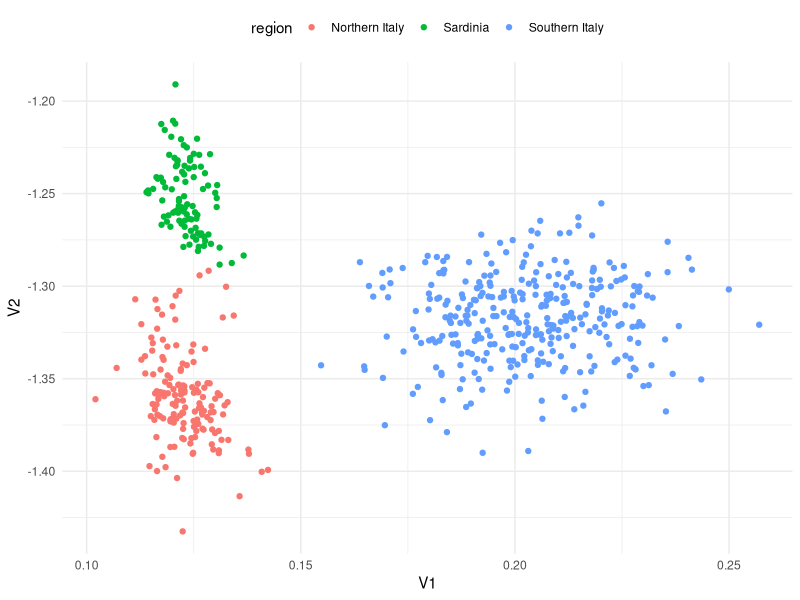
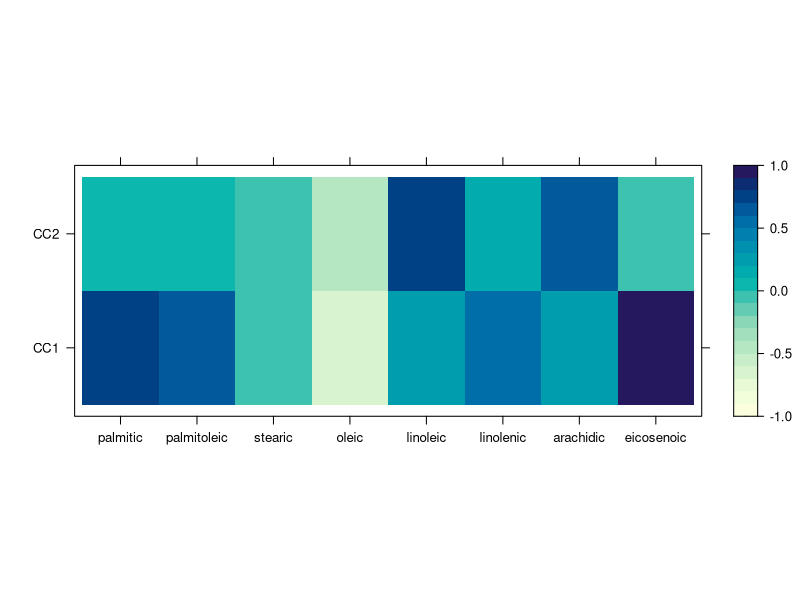
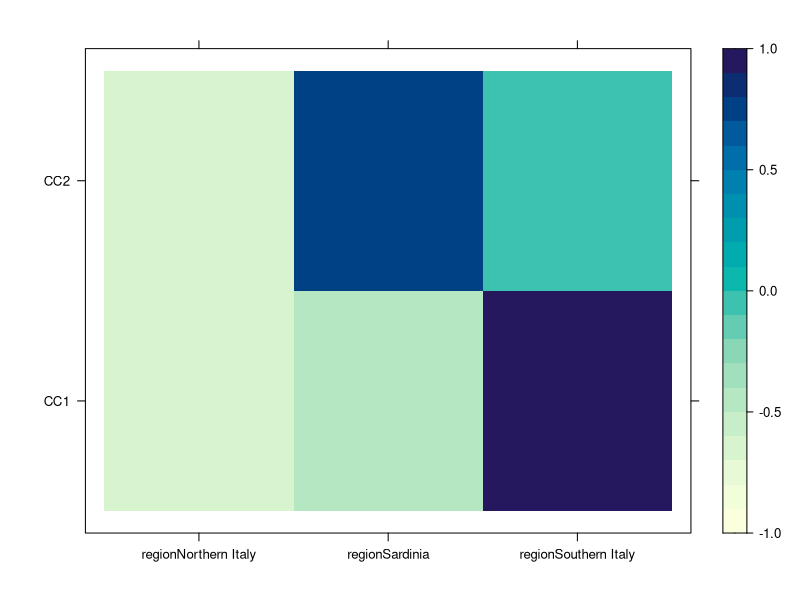
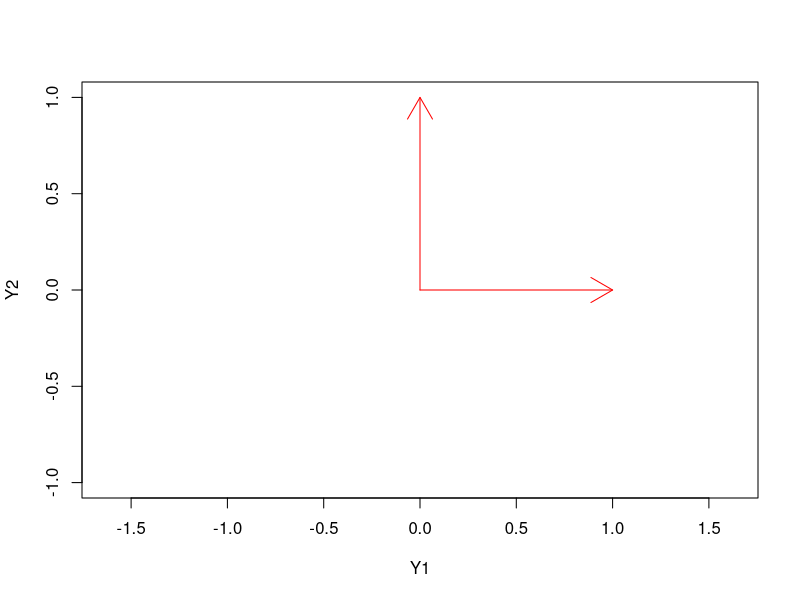
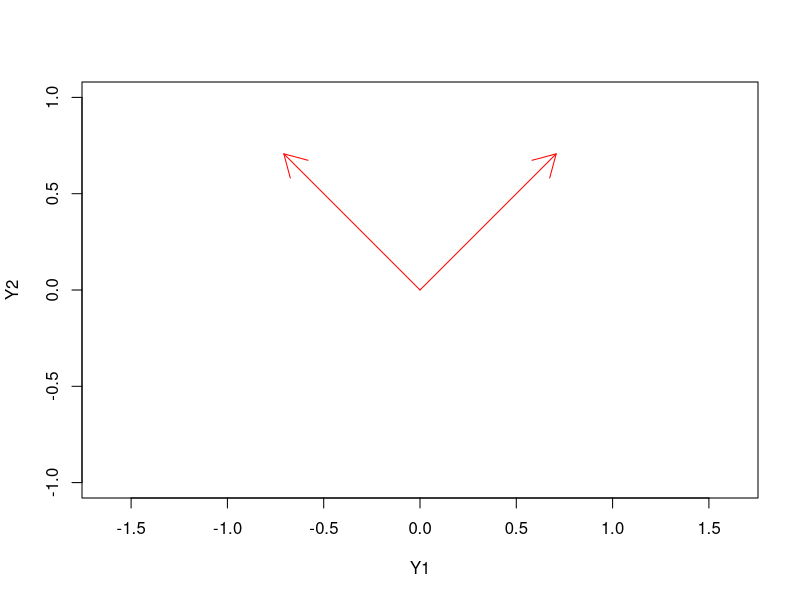
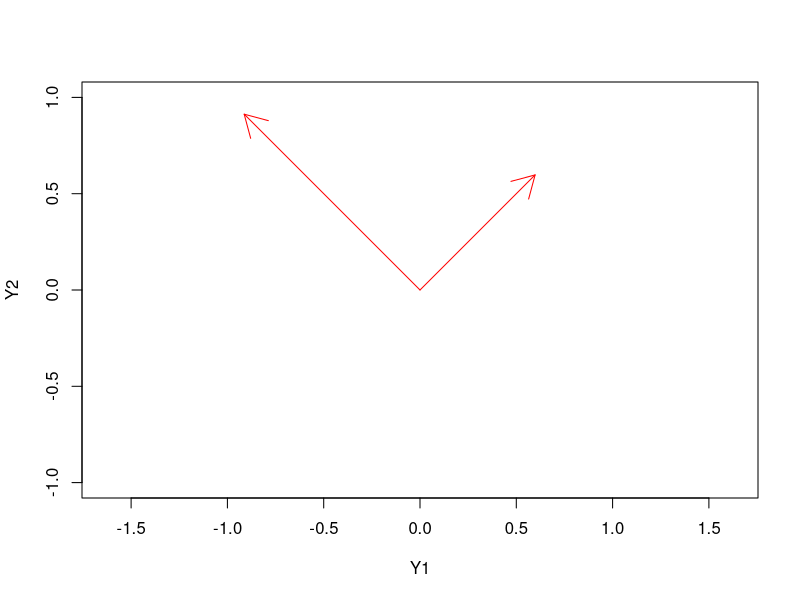
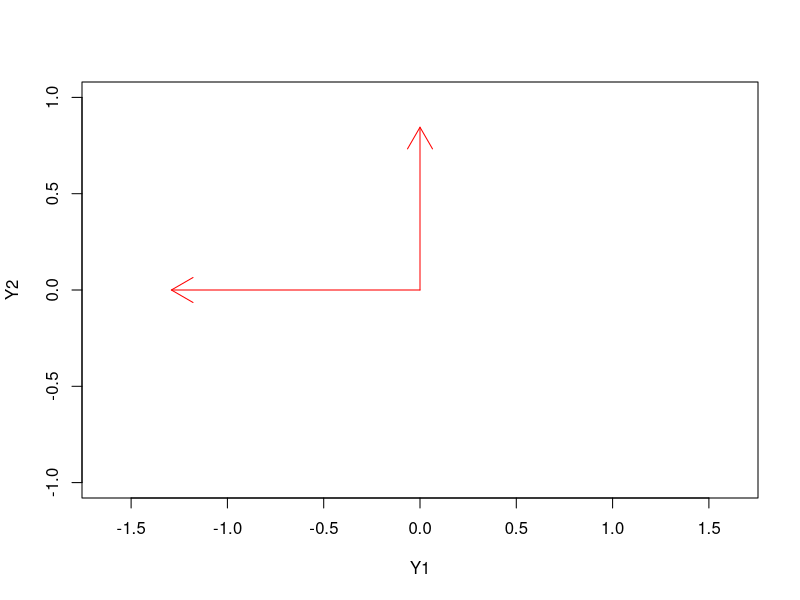
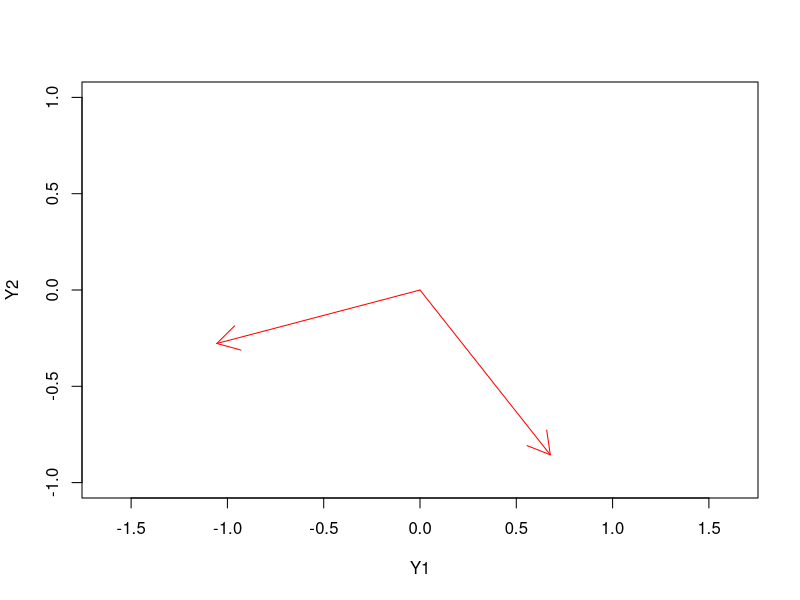

Write the R code that produced these figures, in order.
## ----setup, include=FALSE-----------------------------------------------------
knitr::opts_chunk$set(cache=TRUE)


## -----------------------------------------------------------------------------
Sigma_Y <- matrix(c(1, 0.4, 0.4, 1), ncol = 2)
Sigma_X <- matrix(c(1, 0.2, 0.2, 1), ncol = 2)
Sigma_YX <- matrix(c(0.5, 0.3, 0.6, 0.4), ncol = 2)
Sigma_XY <- t(Sigma_YX)

rbind(cbind(Sigma_Y, Sigma_YX),
      cbind(Sigma_XY, Sigma_X))

## ---- message = FALSE---------------------------------------------------------
library(expm)
sqrt_Y <- sqrtm(Sigma_Y)
sqrt_X <- sqrtm(Sigma_X)
M1 <- solve(sqrt_Y) %*% Sigma_YX %*% solve(Sigma_X)%*% 
  Sigma_XY %*% solve(sqrt_Y)

(decomp1 <- eigen(M1))


## -----------------------------------------------------------------------------
decomp1$vectors[,1] %*% solve(sqrt_Y)


## -----------------------------------------------------------------------------
M2 <- solve(sqrt_X) %*% Sigma_XY %*% solve(Sigma_Y)%*% 
  Sigma_YX %*% solve(sqrt_X)

decomp2 <- eigen(M2)
decomp2$vectors[,1] %*% solve(sqrt_X)


## -----------------------------------------------------------------------------
sqrt(decomp1$values)


## -----------------------------------------------------------------------------
# Let's generate data
library(mvtnorm)
Sigma <- rbind(cbind(Sigma_Y, Sigma_YX),
               cbind(Sigma_XY, Sigma_X))

YX <- rmvnorm(100, sigma = Sigma)
Y <- YX[,1:2]
X <- YX[,3:4]

decomp <- stats::cancor(x = X, y = Y)


## -----------------------------------------------------------------------------
U <- Y %*% decomp$ycoef
V <- X %*% decomp$xcoef

diag(cor(U, V))
decomp$cor


## ---- message=FALSE-----------------------------------------------------------
library(tidyverse)
library(dslabs)

str(olive)


## ---- message=FALSE-----------------------------------------------------------
# X contains the type of acids
X <- select(olive, -area, -region) %>% 
  as.matrix

# Y contains the information about regions
count(olive, region)
Y <- select(olive, region) %>% 
  model.matrix(~ region - 1, data = .)


## ---- message=FALSE-----------------------------------------------------------
# We get three dummy variables
head(unname(Y))

decomp <- cancor(X, Y)

V <- X %*% decomp$xcoef


## ---- message=FALSE-----------------------------------------------------------
data.frame(
  V1 = V[,1],
  V2 = V[,2],
  region = olive$region
) %>% 
  ggplot(aes(V1, V2, colour = region)) +
  geom_point() + 
  theme_minimal() +
  theme(legend.position = 'top')


## ---- echo = -1---------------------------------------------------------------
old_opts <- options(digits = 2)
# Olive data--Standardize
X_sc <- scale(X)
Y_sc <- scale(Y)
decomp_sc <- cancor(X_sc, Y_sc)

# Extract Canonical variates
V_sc <- X_sc %*% decomp_sc$xcoef
colnames(V_sc) <- paste0("CC", seq_len(ncol(V_sc)))


## ---- echo = -1---------------------------------------------------------------
old_opts <- options(digits = 2)
(prop_X <- rowMeans(cor(V_sc, X_sc)^2))

cumsum(prop_X)


## ---- echo = -1---------------------------------------------------------------
old_opts <- options(digits = 2)
# But since we are dealing with correlations
# We get the same with unstandardized variables
decomp <- cancor(X, Y)
V <- X %*% decomp$xcoef
colnames(V) <- paste0("CC", seq_len(ncol(V)))

(prop_X <- rowMeans(cor(V, X)^2))

cumsum(prop_X)


## ---- echo = -1---------------------------------------------------------------
options(digits = old_opts$digits)
# Let's go back to the olive data
decomp <- cancor(X, Y)
V <- X %*% decomp$xcoef
colnames(V) <- paste0("CC", seq_len(8))

library(lattice)
levelplot(cor(X, V[,1:2]), 
          at = seq(-1, 1, by = 0.1),
          xlab = "", ylab = "")


## -----------------------------------------------------------------------------
levelplot(cor(Y, V[,1:2]), 
          at = seq(-1, 1, by = 0.1),
          xlab = "", ylab = "")


## -----------------------------------------------------------------------------
# Canonical correlations
decomp$cor

# Maximum value in correlation matrix
max(abs(cor(Y, X)))

# Multiple correlation coefficients
sqrt(summary(lm(V[,1] ~ Y))$r.squared)
sqrt(summary(lm(V[,2] ~ Y))$r.squared)


## ---- message = FALSE, echo = FALSE-------------------------------------------
Sigma_Y <- matrix(c(1, 0.4, 0.4, 1), ncol = 2)
Sigma_X <- matrix(c(1, 0.2, 0.2, 1), ncol = 2)
Sigma_YX <- matrix(c(0.5, 0.3, 0.6, 0.4), ncol = 2)
Sigma_XY <- t(Sigma_YX)

library(expm)
sqrt_Y <- sqrtm(Sigma_Y)
sqrt_X <- sqrtm(Sigma_X)
M1 <- solve(sqrt_Y) %*% Sigma_YX %*% solve(Sigma_X)%*% 
  Sigma_XY %*% solve(sqrt_Y)

decomp1 <- eigen(M1, symmetric = TRUE)
decompY <- eigen(Sigma_Y, symmetric = TRUE)


## ----echo = FALSE-------------------------------------------------------------
plot(x = 0, y = 0, xlim = c(-1, 1), ylim = c(-1, 1),
     xlab = "Y1", ylab = "Y2", type = 'n', asp = 1)
arrows(x0 = 0, y0 = 0,
       x1 = 1, y1 = 0, col = 'red')
arrows(x0 = 0, y0 = 0,
       x1 = 0, y1 = 1, col = 'red')


## ----echo = FALSE-------------------------------------------------------------
Ytrans <- decompY$vectors
plot(x = 0, y = 0, xlim = c(-1, 1), ylim = c(-1, 1),
     xlab = "Y1", ylab = "Y2", type = 'n', asp = 1)
arrows(x0 = 0, y0 = 0,
       x1 = Ytrans[1,1], y1 = Ytrans[2,1], 
       col = 'red')
arrows(x0 = 0, y0 = 0,
       x1 = Ytrans[1,2], y1 = Ytrans[2,2], 
       col = 'red')


## ----echo = FALSE-------------------------------------------------------------
Ytrans <- decompY$vectors %*% diag(1/sqrt(decompY$values))
plot(x = 0, y = 0, xlim = c(-1, 1), ylim = c(-1, 1),
     xlab = "Y1", ylab = "Y2", type = 'n', asp = 1)
arrows(x0 = 0, y0 = 0,
       x1 = Ytrans[1,1], y1 = Ytrans[2,1], 
       col = 'red')
arrows(x0 = 0, y0 = 0,
       x1 = Ytrans[1,2], y1 = Ytrans[2,2], 
       col = 'red')


## ----echo = FALSE-------------------------------------------------------------
Ytrans <- decompY$vectors %*% (decompY$vectors %*% diag(1/sqrt(decompY$values)))
plot(x = 0, y = 0, xlim = c(-1, 1), ylim = c(-1, 1),
     xlab = "Y1", ylab = "Y2", type = 'n', asp = 1)
arrows(x0 = 0, y0 = 0,
       x1 = Ytrans[1,1], y1 = Ytrans[2,1], 
       col = 'red')
arrows(x0 = 0, y0 = 0,
       x1 = Ytrans[1,2], y1 = Ytrans[2,2], 
       col = 'red')


## ----echo = FALSE-------------------------------------------------------------
Ytrans <- decomp1$vectors %*% solve(sqrt_Y)
plot(x = 0, y = 0, xlim = c(-1, 1), ylim = c(-1, 1),
     xlab = "Y1", ylab = "Y2", type = 'n', asp = 1)
arrows(x0 = 0, y0 = 0,
       x1 = Ytrans[1,1], y1 = Ytrans[2,1], 
       col = 'red')
arrows(x0 = 0, y0 = 0,
       x1 = Ytrans[1,2], y1 = Ytrans[2,2], 
       col = 'red')


## -----------------------------------------------------------------------------
library(vegan)

data(varespec)
data(varechem)

# There are too many variables in varespec
# Let's pick first 10
Y <- select(varespec, Callvulg:Diphcomp) %>% 
  as.matrix


## -----------------------------------------------------------------------------
# The help page in `vegan` suggests a better 
# chemical model
X <- model.matrix( ~ Al + P*(K + Baresoil) - 1,
                  data = varechem)
colnames(X)[1:4]
colnames(X)[5:6]


## -----------------------------------------------------------------------------
decomp <- cancor(x = X, y = Y)

n <- nrow(X)
(LRT <- -n*log(prod(1 - decomp$cor^2)))

p <- min(ncol(X), ncol(Y))
q <- max(ncol(X), ncol(Y))
LRT > qchisq(0.95, df = p*q)

LRT_bart <- -(n - 1 - 0.5*(p + q + 1)) *
  log(prod(1 - decomp$cor^2))

c("Large Sample" = LRT,
  "Bartlett" = LRT_bart)

LRT_bart > qchisq(0.95, df = p*q)


## ----echo = -1----------------------------------------------------------------
old_opts <- options(digits = 2)
# We can get the truncated LRTs in one go
(log_ccs <- rev(log(cumprod(1 - rev(decomp$cor)^2))))

(LRTs <- -(n - 1 - 0.5*(p + q + 1)) * log_ccs)

k_seq <- seq(0, p - 1)
LRTs > qchisq(0.95,
              df = (p - k_seq)*(q - k_seq))
# We only reject the first null hypothesis 
# of independence


## ----echo = FALSE-------------------------------------------------------------
data.frame(
  k = k_seq,
  LRT = LRTs,
  CC = qchisq(0.95,
              df = (p - k_seq)*(q - k_seq))
) %>% 
  gather(Type, Value, LRT, CC) %>% 
  ggplot(aes(k, Value, colour = Type)) + 
  geom_point() +
  geom_line() +
  theme_minimal() +
  ylab("") +
  scale_colour_discrete(name = "",
                        breaks = c("LRT", "CC"),
                        labels = c("LRT", "Critical value"))
